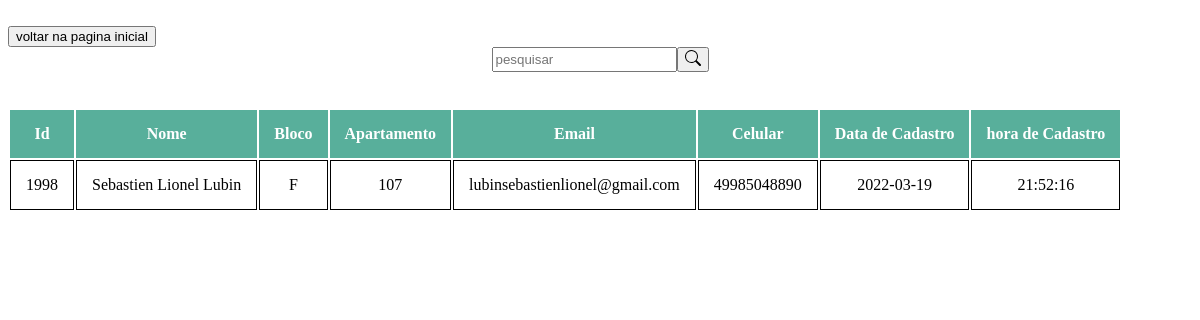
Page /Adm/consultar_morador.php on the committed database.
### tables this page shows
CREATE TABLE `cadastro` (
  `id` int(5) NOT NULL,
  `email` varchar(40) NOT NULL,
  `apartamento` varchar(3) NOT NULL,
  `bloco` varchar(1) NOT NULL,
  `nome` varchar(30) NOT NULL,
  `celular` varchar(15) NOT NULL,
  `Data_de_cadastro` date DEFAULT current_timestamp(),
  `hora` time NOT NULL DEFAULT current_timestamp()
);

### Adm/consultar_morador.php (the view, shortened to what this page needs)
<?php
    include_once('conexao.php');
    if(!empty($_GET['search']))
    {
      $data = $_GET['search'];
      $sql = "SELECT * FROM cadastro WHERE id LIKE '%$data%' or nome LIKE '%$data%' or email LIKE '%$data%' or bloco LIKE '%$data%' or apartamento LIKE '%$data%'  ORDER BY id DESC ";
    }
    else
    {
    $sql =" SELECT *FROM cadastro ORDER BY id DESC ";
    }
    $result = $conexao->query($sql);
?>
<!DOCTYPE html>
<html lang="pt-br">
<head>
    <link rel="stylesheet" href="https://use.fontawesome.com/releases/v5.8.2/css/all.css"
>
</head>
</head>
<body>
<br>
<a href="home.php"><button>voltar na pagina inicial</button></a>
<div class="box-search">
  <input type= "search" class= "form-control w-25" placeholder="pesquisar" id ="pesquisar">
  <button class="btn btn-primary">
  </button>
</div>
<br>
<br>
    <div>
        <table class = "table">
          <thread>
            <tr>
              <th scope="col">Id</th>
              <th scope="col">Nome</th>
              <th scope="col">Bloco</th>
              <th scope="col">Apartamento</th>
              <th scope="col">Email</th>
              <th scope="col">Celular</th>
              <th scope="col">Data de Cadastro</th>
              <th scope="col">hora de Cadastro</th>
            </tr>
          </thread>
          <tbody>
            <?php
            while($user_data = mysqli_fetch_assoc($result))
            {
              echo "<tr>";
              echo "<td>".$user_data['id']."</td>";
              echo "<td>".$user_data['nome']."</td>";
              echo "<td>".$user_data['bloco']."</td>";
              echo "<td>".$user_data['apartamento']."</td>";
              echo "<td>".$user_data['email']."</td>";
              echo "<td>".$user_data['celular']."</td>";
              echo "<td>".$user_data['Data_de_cadastro']."</td>";
              echo "<td>".$user_data['hora']."</td>";
              echo "</tr>";
            }
            ?>
        </table>
  </div>
</body>
</html>

### Adm/consultar_morador.php (style rules this page uses)
table, td, { border: 1px solid black; padding: 15px; border-radius: 15px 15px 0 0; text-align: center; justify-content: center; }
td { padding: 30px; border: 1px solid black; padding: 15px; text-align: center; justify-content: center; }
th { background-color: #58af9b; color: white; text-align: center; padding: 15px; justify-content: center; }
.box-search { display: flex; justify-content: center ; border-radius: 15px 15px 0 0; }

### rows in the picture
cadastro: id "1998", nome "Sebastien Lionel Lubin", bloco "F", apartamento "107", email "lubinsebastienlionel@gmail.com", celular "49985048890", Data_de_cadastro "2022-03-19", hora "21:52:16"
